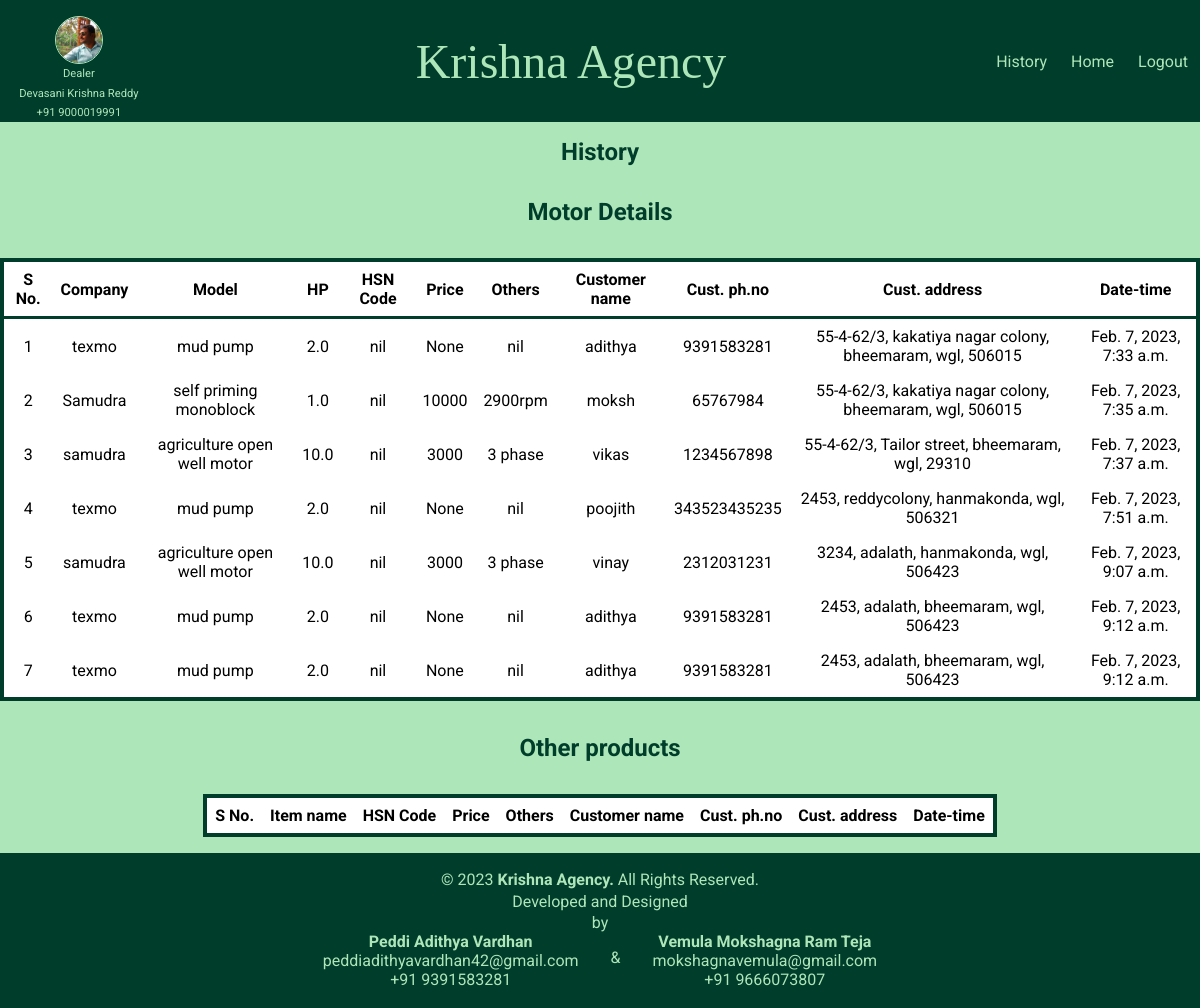
The page /history_page/ (signed in) on the database as committed earlier.
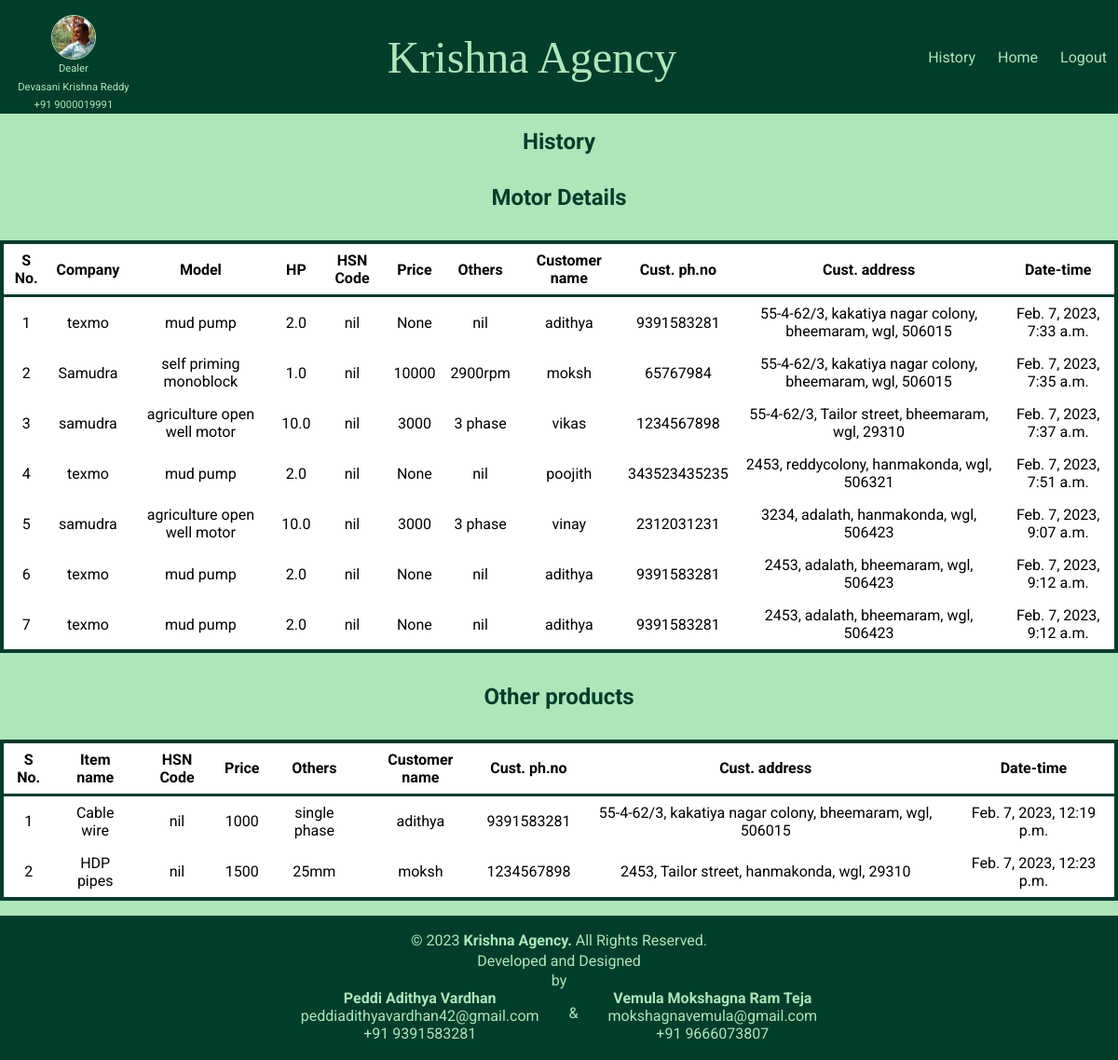
The same page on the database as committed later.
### customer/models.py (models this page shows, shortened)
class selled_motor(models.Model):
    company=models.CharField(max_length=50)
    model_name=models.CharField(max_length=100)
    hp=models.DecimalField(max_digits=3, decimal_places=1)
    hsncode=models.CharField(max_length=50)
    price=models.IntegerField(null=True)
    others=models.CharField(max_length=100)
    customer_name=models.CharField(max_length=100)
    customer_phno=models.IntegerField()
    customer_address=models.TextField()
    dateandtime = models.DateTimeField(auto_now=False, auto_now_add=True, null=True, editable=False)

class selled_other(models.Model):
    item_name=models.CharField(max_length=50)
    specifications=models.CharField(max_length=50)
    hsncode=models.CharField(max_length=50)
    price=models.IntegerField(null=True)
    customer_name=models.CharField(max_length=100)
    customer_phno=models.IntegerField()
    customer_address=models.TextField()
    date=models.DateTimeField(auto_now=False, auto_now_add=True, null=True, editable=False)

### stock/views.py (the view)
# urls.py: path("history_page/", views.history, name='history')
@login_required(login_url='loginpage')
def history(request):
    details=selled_motor.objects.all()
    other_details=selled_other.objects.all()
    return render(request, 'stock/history.html',{
        "other_details" : other_details,
        "details" : details
    })

### stock/templates/stock/history.html (shortened to what this page needs)
{% extends 'stock_base.html' %}
{% load static %}
{% block page_css %}
<link rel="stylesheet" href="{% static "stock/history.css" %}">
{% endblock page_css %}
{% block page_body %}
<main>
    <h1>History</h1>
    <h1>Motor Details</h1>
    <table>
        <thead>
            <tr>
                <th>S No.</th>
                <th>Company</th>
                <th>Model</th>
                <th>HP</th>
                <th>HSN Code</th>
                <th>Price</th>
                <th>Others</th>
                <th>Customer name</th>
                <th>Cust. ph.no</th>
                <th>Cust. address</th>
                <th>Date-time</th>
            </tr>
        </thead>
        <tbody>
            {% for fields in details %}
            <tr>
                <td>{{forloop.counter}}</td>
                <td>{{fields.company}}
                <td>{{fields.model_name}}</td>
                <td>{{fields.hp}}</td>
                <td>{{fields.hsncode}}</td>
                <td>{{fields.price}}</td>
                <td>{{fields.others}}</td>
                <td>{{fields.customer_name}}</td>
                <td>{{fields.customer_phno}}</td>
                <td>{{fields.customer_address}}</td>
                <td>{{fields.dateandtime}}</td>
            </tr>
        </tbody>
        {% endfor%}
    </table>
    <h1>Other products</h1>
    <table>
        <thead>
            <tr>
                <th>S No.</th>
                <th>Item name</th>
                <th>HSN Code</th>
                <th>Price</th>
                <th>Others</th>
                <th>Customer name</th>
                <th>Cust. ph.no</th>
                <th>Cust. address</th>
                <th>Date-time</th>
            </tr>
        </thead>
        <tbody>
            {% for fields in other_details %}
            <tr>
                <td>{{forloop.counter}}</td>
                <td>{{fields.item_name}}
                <td>{{fields.hsncode}}</td>
                <td>{{fields.price}}</td>
                <td>{{fields.specifications}}</td>
                <td>{{fields.customer_name}}</td>
                <td>{{fields.customer_phno}}</td>
                <td>{{fields.customer_address}}</td>
                <td>{{fields.date}}</td>
            </tr>
        </tbody>
        {% endfor%}
    </table>
</main>
{% endblock page_body %}

Rows that differ between the two databases and show on the page:
added selled_other: item_name "Cable wire", hsncode "nil", price "1000", specifications "single phase", customer_name "adithya", customer_phno "9391583281", customer_address "55-4-62/3, kakatiya nagar colony, bheemaram, wgl, 506015", date "Feb. 7, 2023, 12:19 p.m."
added selled_other: item_name "HDP pipes", hsncode "nil", price "1500", specifications "25mm", customer_name "moksh", customer_phno "1234567898", customer_address "2453, Tailor street, hanmakonda, wgl, 29310", date "Feb. 7, 2023, 12:23 p.m."
